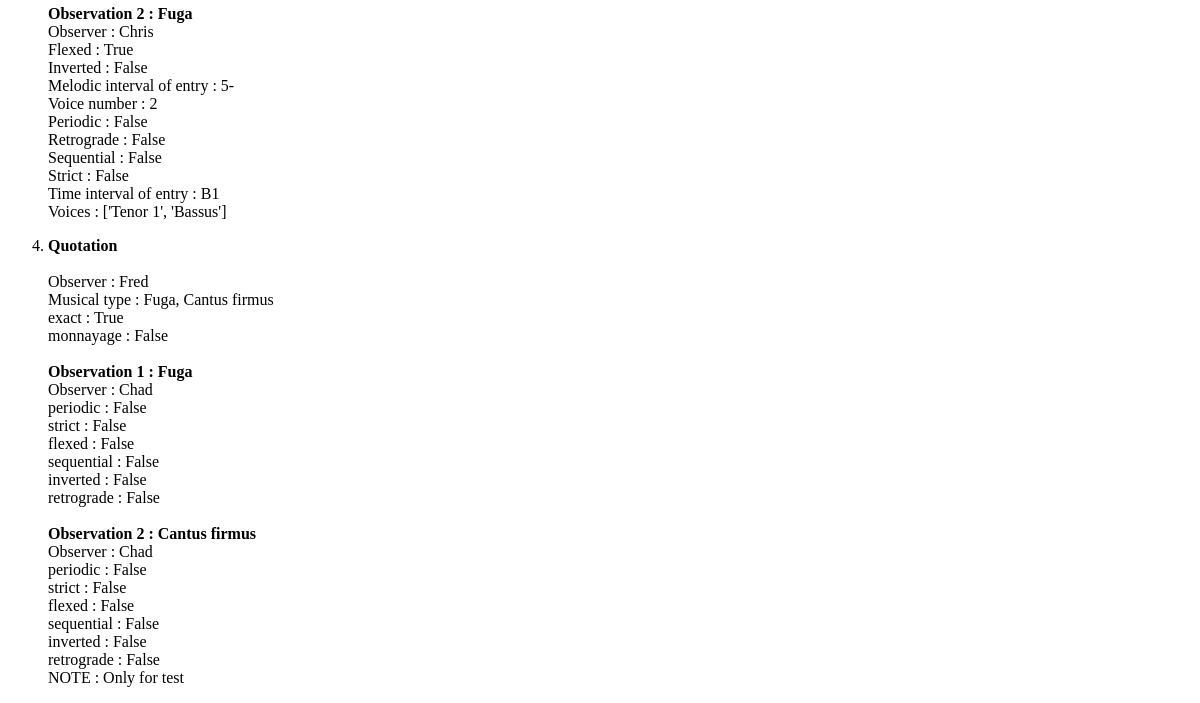
/relationships/ (lower part), run on an earlier commit of the app's database.
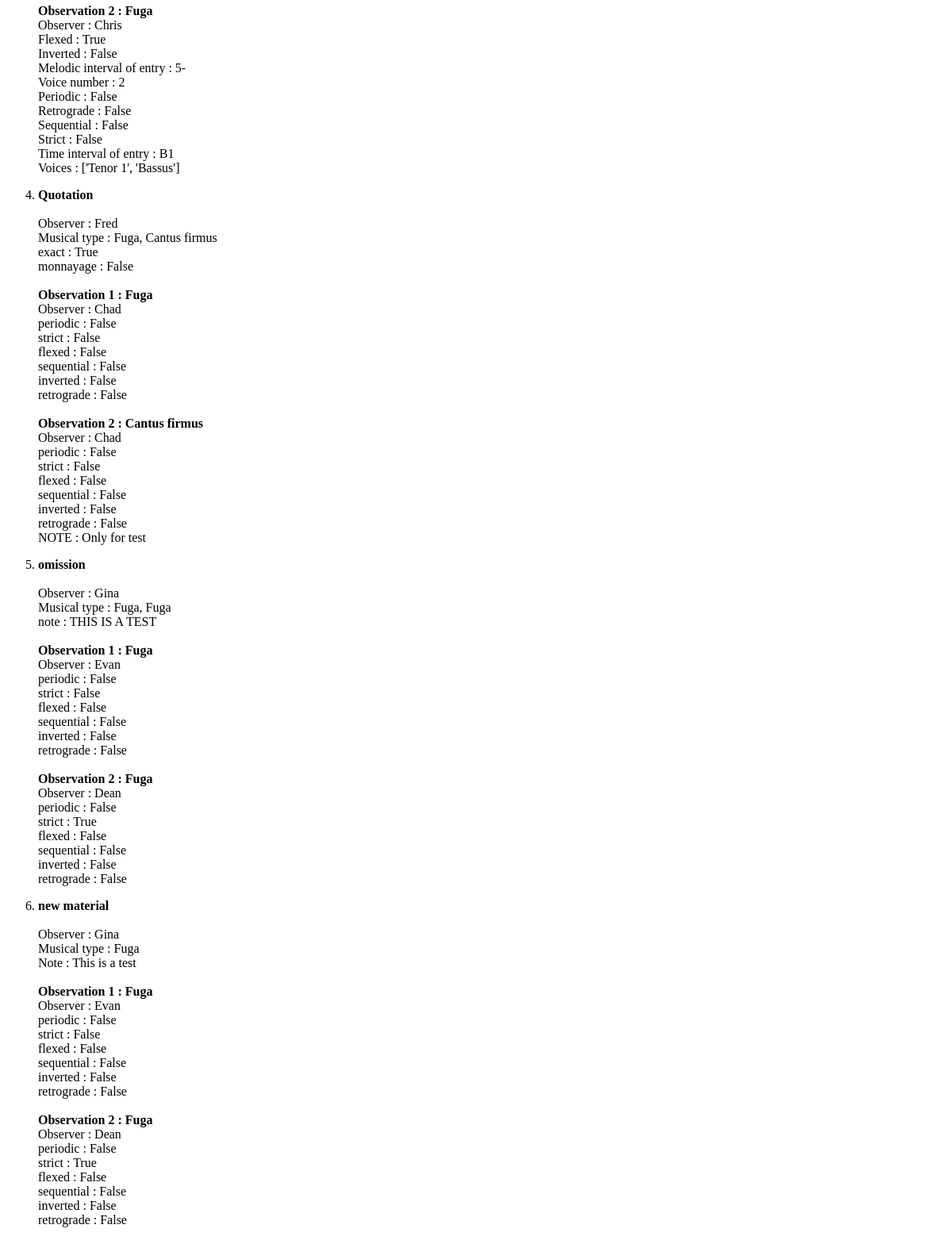
And on a later commit of the database.
### crim/models/relationship.py (models this page shows, shortened)
class CRIMRelationship(models.Model):
    class Meta:
        app_label = 'crim'
        verbose_name = 'Relationship'
        verbose_name_plural = 'Relationships'
    model_observation = models.ForeignKey(
        'CRIMObservation',
        on_delete=models.CASCADE,
        db_index=True,
        related_name='observations_as_model',
        null=True
    )
    derivative_observation = models.ForeignKey(
        'CRIMObservation',
        on_delete=models.CASCADE,
        db_index=True,
        related_name='observations_as_derivative',
        null=True
    )
    definition = models.ForeignKey(
        'CRIMDefinition',
        on_delete=models.CASCADE,
        db_index=True,
        related_name='definition_for_relationship',
        null=True
    )
    observer = models.CharField(max_length=128, blank=True)
    musical_type = models.CharField(max_length=128, blank=True)
    relationship_type = models.CharField(max_length=128, blank=True)
    details = JSONField(null=True)

### crim/models/observation.py (models this page shows, shortened)
class CRIMObservation(models.Model):
    class Meta:
        app_label = 'crim'
        verbose_name = 'Observation'
        verbose_name_plural = 'Observations'
    observer = models.CharField(max_length=128, blank=True)
    musical_type = models.CharField(max_length=128, blank=True)
    details = JSONField(null=True)
    definition = models.ForeignKey(
        CRIMDefinition,
        on_delete=models.CASCADE,
        db_index=True,
        related_name='definition',
        null=True
    )

### crim/views/relationship.py (the view, shortened to what this page needs)
# urls.py: path('relationships/', RelationshipList.as_view(), name='crimrelationship-list'),
class RelationshipList(APIView):
    renderer_classes = [TemplateHTMLRenderer]
    template_name = 'relationship_list.html'
    def get(self, request, format=None):
        relationships = CRIMRelationship.objects.all()
        return Response({'relationships': relationships}, template_name='relationship_list.html')

### crim/templates/relationship_list.html (shortened to what this page needs)
<html><body>
    <ol>
        {% for relationship in relationships %}
            <p><li><b>{{ relationship.relationship_type }}</b></li>
            <br>Observer : {{ relationship.observer }}
            <br>Musical type : {{ relationship.musical_type }}
            {% for key, value in relationship.details.items %}
                <br>{{ key }} : {{ value }}
            {% endfor %}
            <br><br><b>Observation 1 : {{ relationship.model_observation.musical_type }}</b>
            <br>Observer : {{ relationship.model_observation.observer }}
            {% for key, value in relationship.model_observation.details.items %}
                <br> {{ key }} : {{ value }}
            {% endfor %}
            <br><br><b>Observation 2 : {{ relationship.derivative_observation.musical_type }}</b>
            <br>Observer : {{ relationship.derivative_observation.observer }}
            {% for key, value in relationship.derivative_observation.details.items %}
                <br> {{ key }} : {{ value }}
            {% endfor %}
            </p>
        {% endfor %}
    </ol>
</body></html>

What changed in the data, as far as the page shows it:
added CRIMRelationship: relationship_type "omission", observer "Gina", musical_type "Fuga, Fuga", details "note", details "THIS IS A TEST", model_observation.musical_type "Fuga", model_observation.observer "Evan", details "periodic" "strict" "flexed" "sequential" "inverted" "retrograde", details "False" "False" "False" "False" "False" "False", derivative_observation.musical_type "Fuga", derivative_observation.observer "Dean", details "periodic" "strict" "flexed" "sequential" "inverted" "retrograde", details "False" "True" "False" "False" "False" "False"
added CRIMRelationship: relationship_type "new material", observer "Gina", musical_type "Fuga", details "Note", details "This is a test", model_observation.musical_type "Fuga", model_observation.observer "Evan", details "periodic" "strict" "flexed" "sequential" "inverted" "retrograde", details "False" "False" "False" "False" "False" "False", derivative_observation.musical_type "Fuga", derivative_observation.observer "Dean", details "periodic" "strict" "flexed" "sequential" "inverted" "retrograde", details "False" "True" "False" "False" "False" "False"
